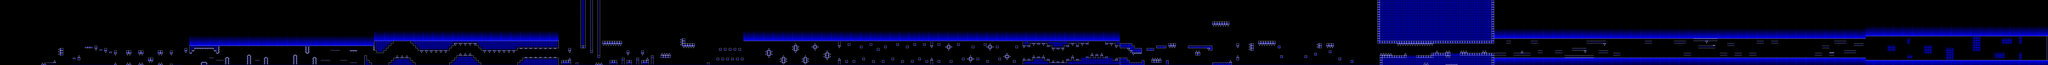

A level layout from a 2D game, rendered from its tile map. Below: a short description, then the map file with tile-grid data replaced by summaries:
An orthogonal 843x27 tile map with 16x16 px tiles, 2 tile layers (l2, l1), 2 tilesets and 1270 objects.

<map version="1.10" tiledversion="1.11.0" orientation="orthogonal" renderorder="right-down" width="843" height="27" tilewidth="16" tileheight="16" infinite="0" nextlayerid="8" nextobjectid="1774">
 <editorsettings>
  <export target="xstep.json" format="json" />
 </editorsettings>
 <properties>
  <property name="BG" type="color" value="#ff00868a" />
  <property name="Difficulty" value="INSANE" />
  <property name="GROUND" type="color" value="#ff054443" />
  <property name="Gamemode" type="int" value="0" />
  <property name="Level name" value="XSTEP" />
  <property name="Song" value="XSTEP" />
  <property name="Speed" type="int" value="1" />
  <property name="Stars" type="int" value="10" />
 </properties>
 <tileset firstgid="1" source="famidash.tsx" />
 <tileset firstgid="513" source="sprites.tsx" />
 <layer id="4" name="l2" width="843" height="27">
  <data>[22761 cells, 22707 non-empty, 44 distinct tile ids]</data>
 </layer>
 <layer id="1" name="l1" width="843" height="27">
  <data>[22761 cells, 22748 non-empty, 80 distinct tile ids]</data>
 </layer>
 <objectgroup id="7" name="SP">
  <!-- 1270 objects omitted --></objectgroup>
</map>
<!-- 1270 of 1270 objects omitted -->
